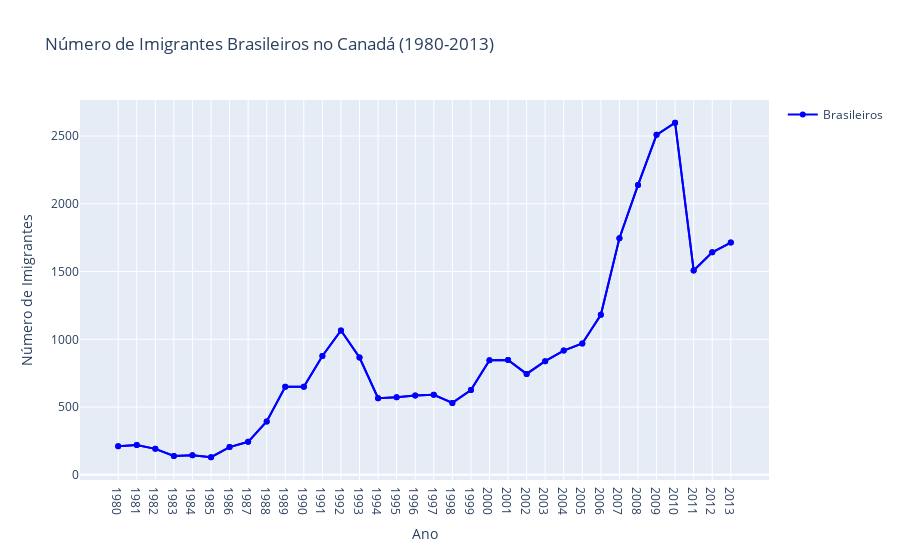

Here is the notebook cell this chart was saved with:
### Code cell
fig = px.line(dados_brasil, x='Ano', y='Imigrantes', 
              title='Número de Imigrantes Brasileiros no Canadá (1980-2013)',
              markers=True)
fig.add_scatter(x=dados_brasil['Ano'], y=dados_brasil['Imigrantes'], mode='lines+markers', name='Brasileiros')
fig.update_traces(line=dict(color='blue', width=2))
fig.update_layout(xaxis_title='Ano', yaxis_title='Número de Imigrantes')
fig.update_xaxes(tickmode='linear')
fig.show()

### Figure 1 — Plotly figure (JSON) as saved in the notebook; plotly's stock layout.template omitted (floating-point values rounded to 4 significant figures)
{"data": [{"hovertemplate": "Ano=%{x}<br>Imigrantes=%{y}<extra></extra>", "legendgroup": "", "line": {"color": "blue", "dash": "solid", "width": 2}, "marker": {"symbol": "circle"}, "mode": "lines+markers", "name": "", "orientation": "v", "showlegend": false, "type": "scatter", "x": ["1980", "1981", "1982", "1983", "1984", "1985", "1986", "1987", "1988", "1989", "1990", "1991", "1992", "1993", "1994", "1995", "1996", "1997", "1998", "1999", "2000", "2001", "2002", "2003", "2004", "2005", "2006", "2007", "2008", "2009", "2010", "2011", "2012", "2013"], "xaxis": "x", "y": [211, 220, 192, 139, 145, 130, 205, 244, 394, 650, 650, 877, 1066, 866, 566, 572, 586, 591, 531, 626, 845, 847, 745, 839, 917, 969, 1181, 1746, 2138, 2509, 2598, 1508, 1642, 1714], "yaxis": "y"}, {"line": {"color": "blue", "width": 2}, "mode": "lines+markers", "name": "Brasileiros", "type": "scatter", "x": ["1980", "1981", "1982", "1983", "1984", "1985", "1986", "1987", "1988", "1989", "1990", "1991", "1992", "1993", "1994", "1995", "1996", "1997", "1998", "1999", "2000", "2001", "2002", "2003", "2004", "2005", "2006", "2007", "2008", "2009", "2010", "2011", "2012", "2013"], "y": [211, 220, 192, 139, 145, 130, 205, 244, 394, 650, 650, 877, 1066, 866, 566, 572, 586, 591, 531, 626, 845, 847, 745, 839, 917, 969, 1181, 1746, 2138, 2509, 2598, 1508, 1642, 1714]}], "layout": {"legend": {"tracegroupgap": 0}, "title": {"text": "Número de Imigrantes Brasileiros no Canadá (1980-2013)"}, "xaxis": {"anchor": "y", "domain": [0, 1], "tickmode": "linear", "title": {"text": "Ano"}}, "yaxis": {"anchor": "x", "domain": [0, 1], "title": {"text": "Número de Imigrantes"}}}}
